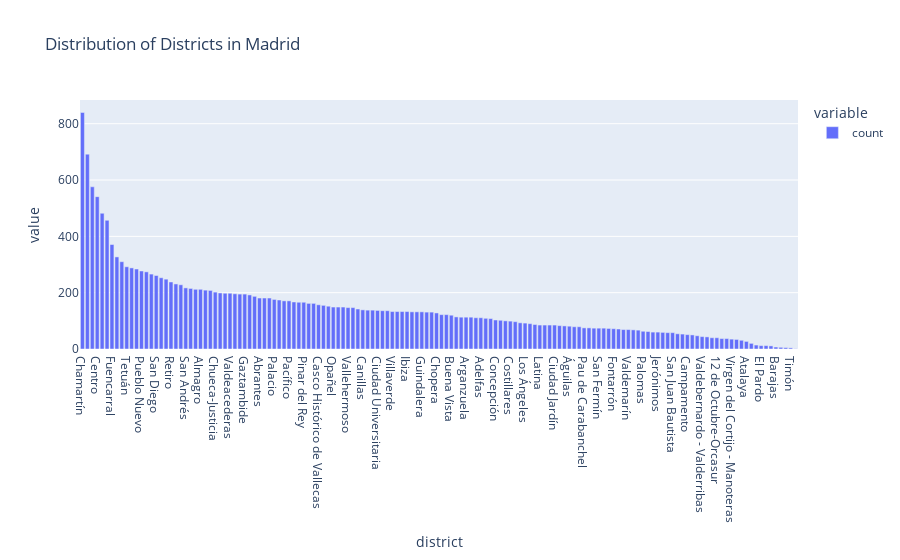

This figure's notebook cell:
### Code cell
px.bar(df.district.value_counts(), title='Distribution of Districts in Madrid')

### Figure 1 — Plotly figure (JSON) as saved in the notebook; plotly's stock layout.template omitted (floating-point values rounded to 4 significant figures; data arrays with more than 128 entries replaced by an {"elided": "..."} marker saying what was removed)
{"data": [{"alignmentgroup": "True", "hovertemplate": "variable=count<br>district=%{x}<br>value=%{y}<extra></extra>", "legendgroup": "count", "marker": {"color": "#636efa", "pattern": {"shape": ""}}, "name": "count", "offsetgroup": "count", "orientation": "v", "showlegend": true, "textposition": "auto", "type": "bar", "x": {"elided": "146 str values"}, "xaxis": "x", "y": {"elided": "146 int values"}, "yaxis": "y"}], "layout": {"barmode": "relative", "legend": {"title": {"text": "variable"}, "tracegroupgap": 0}, "title": {"text": "Distribution of Districts in Madrid"}, "xaxis": {"anchor": "y", "domain": [0, 1], "title": {"text": "district"}}, "yaxis": {"anchor": "x", "domain": [0, 1], "title": {"text": "value"}}}}
